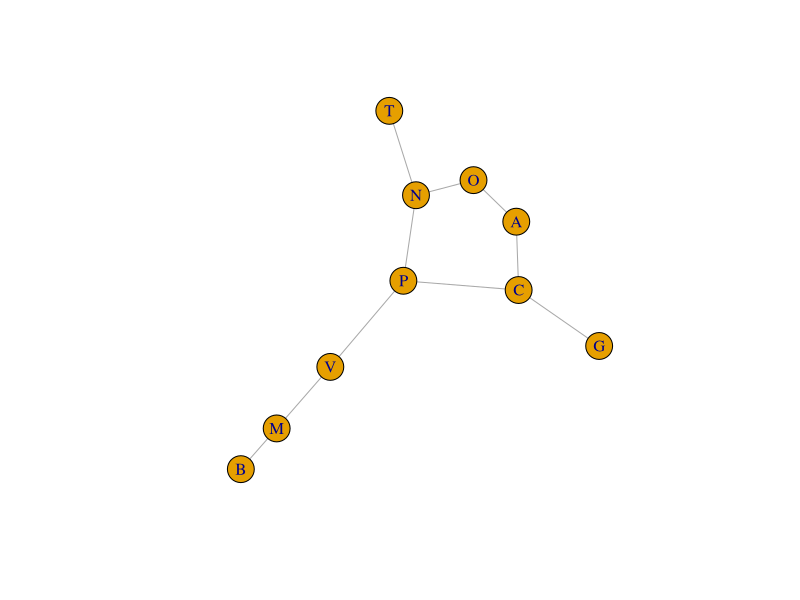
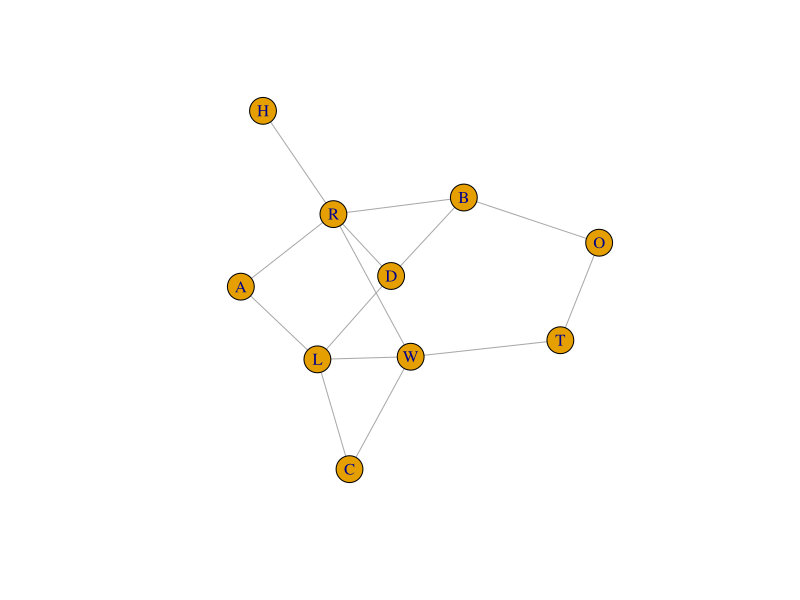
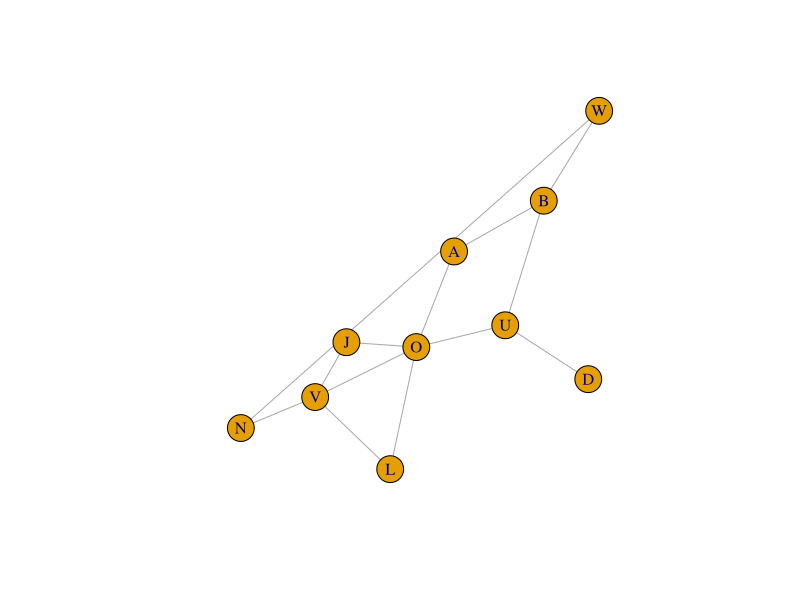
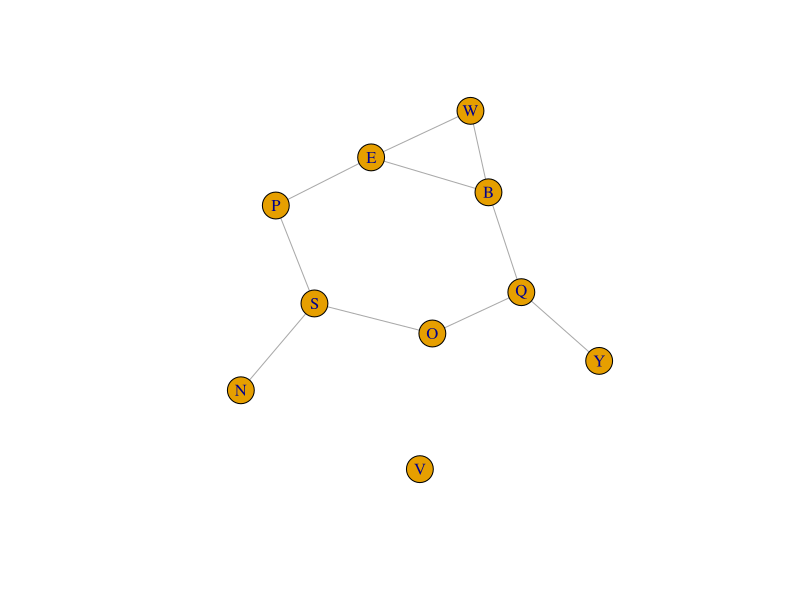
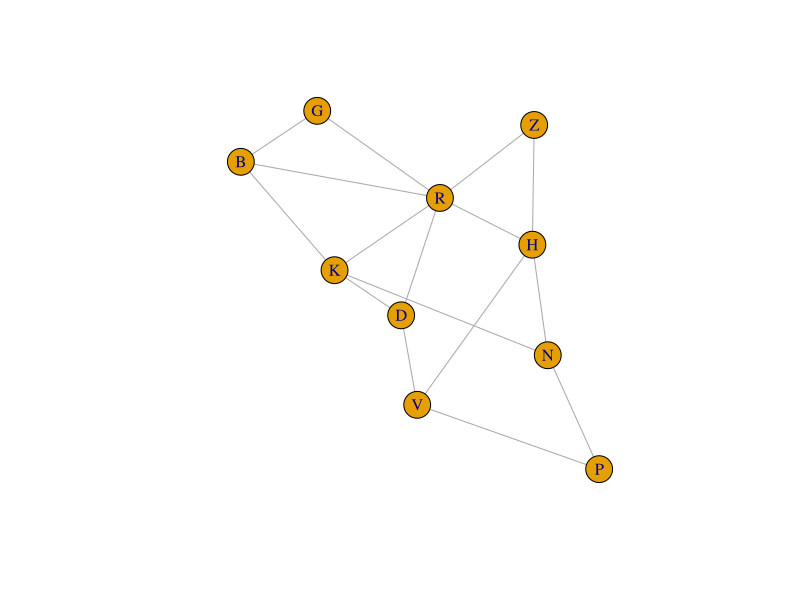
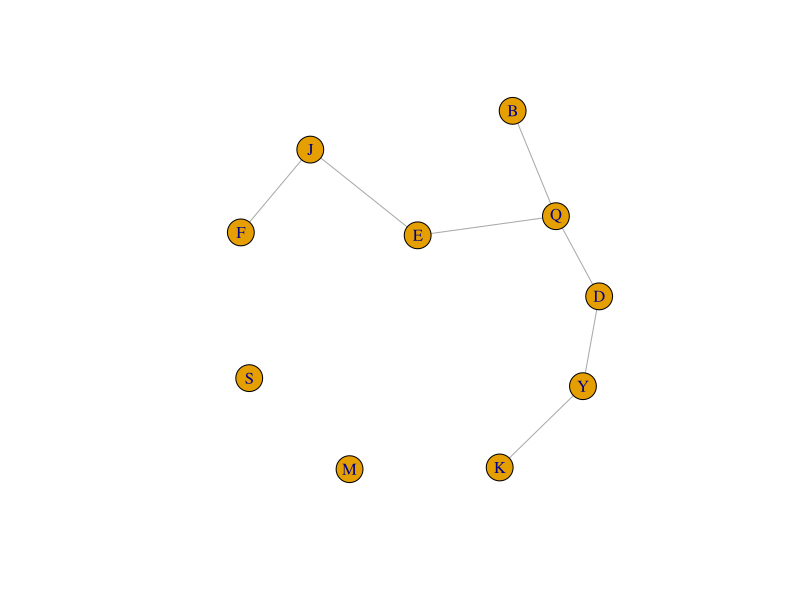
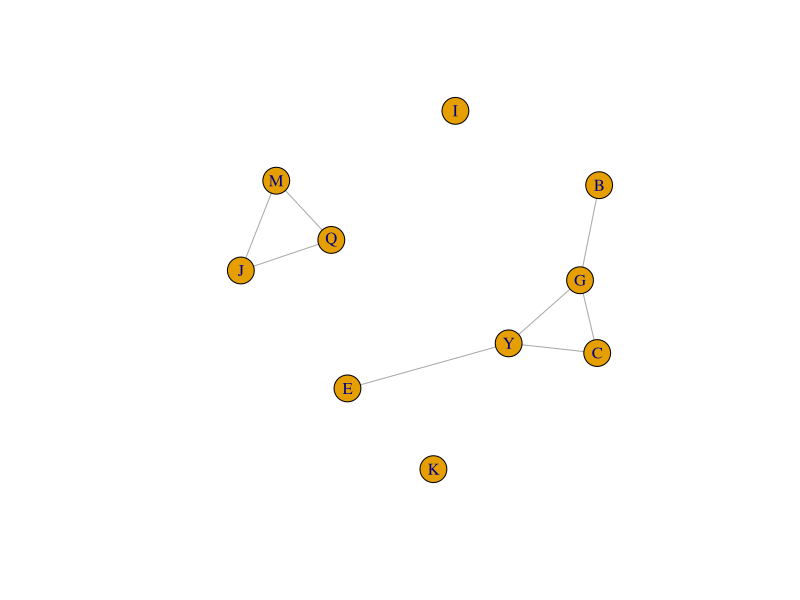
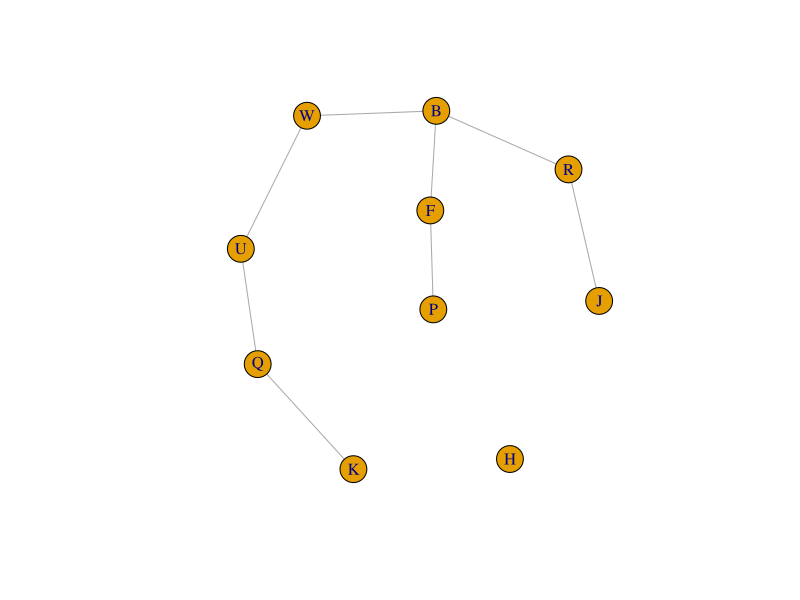

These charts were generated, in order, by the following R code: (Note: this script raises an error after producing the figures.)
#############################_Libraries_##########################
setwd(dirname(rstudioapi::getSourceEditorContext()$path))
getwd()
Sys.setenv(LANG = "en")

if (!("igraph" %in% rownames(installed.packages()))) install.packages("igraph")
library(igraph)

#############################_Graphs_#######################
# # Directed graph
# graph_directed <- graph.formula(A -+ B, B -+ C, C -+ A)
# plot(graph_directed, main = "Directed graphy")

# # Undirected graph
# graph_undirected <- graph.formula(A -- B, B -- C, C -- A)
# plot(graph_undirected, main = "Undirected graph")

#############################_Graphs_undirected_directed_#######################
path_name_unlabeled_undirected <- "unlabeled_undirected"
path_name_rest <- "rest"
dir.create(path_name_unlabeled_undirected, showWarnings = FALSE)
dir.create(path_name_rest, showWarnings = FALSE)

# 50 random unlabeled and undirected graphs ------------------ main interest
for (i in 1:50) {
  graph_unlabeled_undirected <- erdos.renyi.game(10, 0.2, directed = FALSE)
  V(graph_unlabeled_undirected)$name <- sample(LETTERS, vcount(graph_unlabeled_undirected))
  E(graph_unlabeled_undirected)$weight <- runif(ecount(graph_unlabeled_undirected))
  png(file.path(path_name_unlabeled_undirected, paste0(path_name_unlabeled_undirected, "-", i, ".png")), width = 800, height = 600)
  plot(graph_unlabeled_undirected)
  dev.off()
}

# 50 random undirected graphs
for (i in 1:50) {
  graph_undirected <- erdos.renyi.game(10, 0.2) # 10 wierzchołków
  png(file.path(path_name_rest, paste0(path_name_rest, "-undirected-", i, ".png")), width = 800, height = 600)
  plot(graph_undirected)
  dev.off()
}

# 50 random directed graphs
for (i in 1:50) {
  graph_directed <- erdos.renyi.game(10, 0.2, directed = TRUE) # 10 wierzchołków
  png(file.path(path_name_rest, paste0(path_name_rest, "-directed-", i, ".png")), width = 800, height = 600)
  plot(graph_directed)
  dev.off()
}

# 50 random labeled and directed graphs
for (i in 1:50) {
  graph_labeled_directed <- erdos.renyi.game(10, 0.2, directed = TRUE) # 10 wierzchołków
  V(graph_labeled_directed)$name <- sample(LETTERS, vcount(graph_labeled_directed))
  E(graph_labeled_directed)$weight <- runif(ecount(graph_labeled_directed))
  png(file.path(path_name_rest, paste0(path_name_rest, "-labeled_directed-", i, ".png")), width = 800, height = 600)
  plot(graph_labeled_directed)
  dev.off()
}

# 50 random labeled and undirected graphs
for (i in 1:50) {
  graph_labeled_undirected <- erdos.renyi.game(10, 0.2, directed = FALSE) # 10 wierzchołków
  V(graph_labeled_undirected)$name <- sample(LETTERS, vcount(graph_labeled_undirected))
  E(graph_labeled_undirected)$weight <- runif(ecount(graph_labeled_undirected))
  png(file.path(path_name_rest, paste0(path_name_rest, "-labeled_undirected-", i, ".png")), width = 800, height = 600)
  plot(graph_labeled_undirected)
  dev.off()
}
